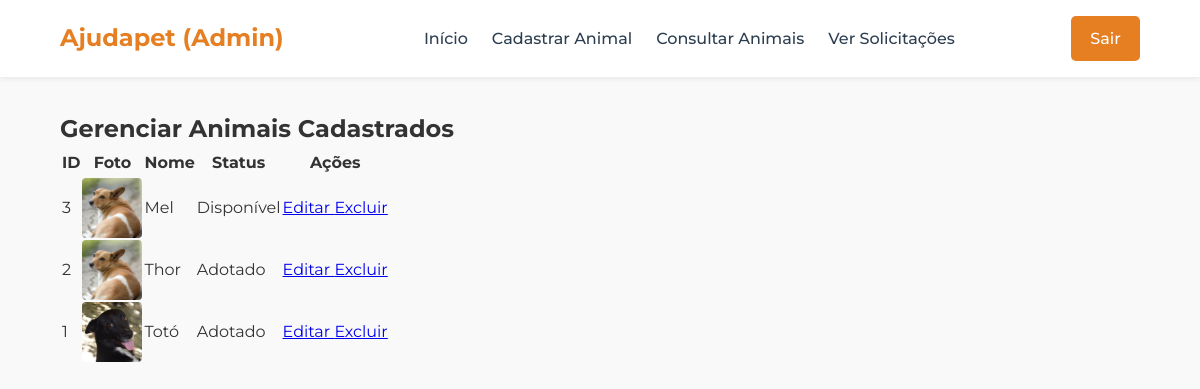
Page /admin/animais_admin/consultar_animal.php (signed in) on the committed database.
### tables this page shows
CREATE TABLE `animal` (
  `id` int(11) NOT NULL,
  `id_admin_cadastro` int(11) NOT NULL,
  `nome` varchar(100) NOT NULL,
  `sexo` enum('Macho','Fêmea') DEFAULT NULL,
  `raca` varchar(100) DEFAULT NULL,
  `porte` enum('Pequeno','Médio','Grande') DEFAULT NULL,
  `data_nascimento` date DEFAULT NULL,
  `peso` decimal(5,2) DEFAULT NULL,
  `cor_pelagem` varchar(50) DEFAULT NULL,
  `personalidade` text DEFAULT NULL,
  `imagem_url` varchar(255) DEFAULT NULL,
  `castrado` tinyint(1) DEFAULT 0,
  `microchip` varchar(50) DEFAULT NULL,
  `status` enum('Disponível','Em processo','Adotado','Indisponível') DEFAULT 'Disponível',
  `descricao_historia` text DEFAULT NULL,
  `observacoes` text DEFAULT NULL,
  `data_cadastro` timestamp NOT NULL DEFAULT current_timestamp(),
  `data_adocao` datetime DEFAULT NULL,
  `id_adotante` int(11) DEFAULT NULL
);

### admin/animais_admin/consultar_animal.php (the view, shortened to what this page needs)
<?php
require_once '../../config/conexao.php';
try {
    $sql = "SELECT id, nome, status, imagem_url FROM animal ORDER BY data_cadastro DESC";
    $stmt = $pdo->query($sql);
    $animais = $stmt->fetchAll();
} catch (PDOException $e) {
    echo "Erro ao buscar animais: " . $e->getMessage();
    $animais = [];
}
?>
<!DOCTYPE html>
<html lang="pt-BR">
<head>
    <link rel="stylesheet" href="../../assets/css/estilo.css">
</head>
<body>
    <header class="navbar">
        <div class="container">
            <a href="../index.php" class="logo">Ajudapet (Admin)</a>
            <nav>
                <ul>
                    <li><a href="../index.php">Início</a></li>
                    <li><a href="cadastrar_animal.php">Cadastrar Animal</a></li>
                    <li><a href="consultar_animal.php">Consultar Animais</a></li>
                    <li><a href="../avaliar_solicitacoes.php">Ver Solicitações</a></li>
                </ul>
            </nav>
            <a href="../../backend/logout.php" class="btn-login">Sair</a>
        </div>
    </header>
    <main class="container" style="padding-top: 2rem;">
        <h2>Gerenciar Animais Cadastrados</h2>
        <table class="tabela-admin">
            <thead>
                <tr>
                    <th>ID</th>
                    <th>Foto</th>
                    <th>Nome</th>
                    <th>Status</th>
                    <th>Ações</th>
                </tr>
            </thead>
            <tbody>
                <?php if (count($animais) > 0): ?>
                    <?php foreach ($animais as $animal): ?>
                        <tr>
                            <td><?php echo htmlspecialchars($animal['id']); ?></td>
                            <td>
                                <img src="../../uploads/<?php echo htmlspecialchars($animal['imagem_url']); ?>"
                                     alt="Foto do <?php echo htmlspecialchars($animal['nome']); ?>"
                                     style="width: 60px; height: 60px; object-fit: cover; border-radius: 4px;">
                            </td>
                            <td><?php echo htmlspecialchars($animal['nome']); ?></td>
                            <td><?php echo htmlspecialchars($animal['status']); ?></td>
                            <td class="acoes">
                                <a href="editar_animal.php?id=<?php echo $animal['id']; ?>" class="btn-editar">
                                    Editar
                                </a>
                                <a href="../../backend/animais_backend/excluir_animal.php?id=<?php echo $animal['id']; ?>" class="btn-excluir">
                                    Excluir
                                </a>
                            </td>
                        </tr>
                    <?php endforeach; ?>
                <?php else: ?>
                    <tr>
                        <td colspan="5">Nenhum animal cadastrado no momento.</td>
                    </tr>
                <?php endif; ?>
            </tbody>
        </table>
    </main>
</body>
</html>

### assets/css/estilo.css (style rules this page uses)
* { box-sizing: border-box; margin: 0; padding: 0; }
:root { --cor-principal: #e67e22; --cor-principal-hover: #d35400; --cor-texto: #333333; --cor-fundo: #f9f9f9; --cor-dark: #2c3e50; --cor-light: #ffffff; --cor-borda: #eeeeee; }
body { font-family: "Montserrat", sans-serif; line-height: 1.6; background-color: var(--cor-fundo); color: var(--cor-texto); }
.container { width: 90%; max-width: 1200px; margin: 0 auto; }
img { max-width: 100%; display: block; }
.navbar { background-color: var(--cor-light); padding: 1rem 0; border-bottom: 1px solid var(--cor-borda); box-shadow: 0 2px 4px rgba(0, 0, 0, 0.05); }
.navbar .container { display: flex; justify-content: space-between; align-items: center; }
.logo { font-size: 1.5rem; font-weight: 700; color: var(--cor-principal); text-decoration: none; }
.navbar nav ul { list-style: none; display: flex; }
.navbar nav li { margin-left: 1.5rem; }
.navbar nav a { text-decoration: none; color: var(--cor-dark); font-weight: 500; transition: color 0.3s ease; }
.btn-login { background-color: var(--cor-principal); color: var(--cor-light); padding: 0.6rem 1.2rem; text-decoration: none; border-radius: 5px; font-weight: 500; transition: background-color 0.3s ease; }

### rows in the picture
animal: id "3", imagem_url (picture), nome "Mel", status "Disponível"
animal: id "2", imagem_url (picture), nome "Thor", status "Adotado"
animal: id "1", imagem_url (picture), nome "Totó", status "Adotado"
